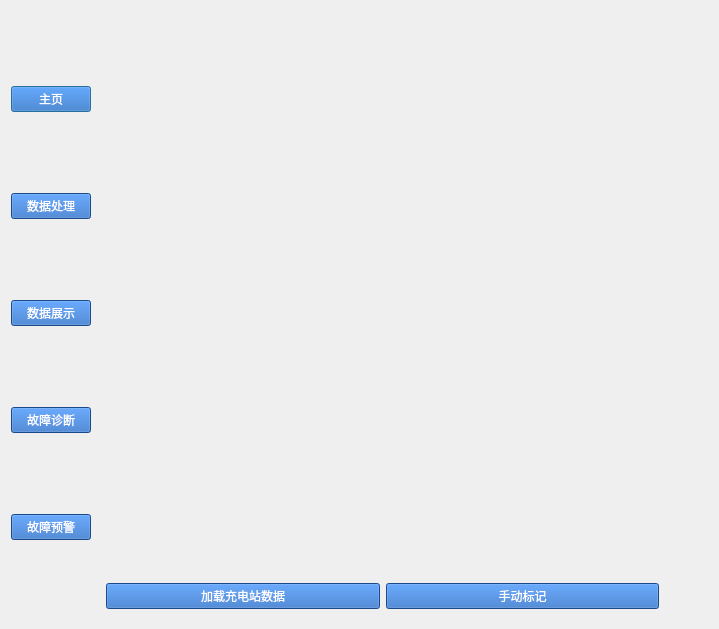
<?xml version="1.0" encoding="UTF-8"?>
<ui version="4.0">
 <class>Dialog</class>
 <widget class="QDialog" name="Dialog">
  <property name="geometry">
   <rect>
    <x>0</x>
    <y>0</y>
    <width>719</width>
    <height>629</height>
   </rect>
  </property>
  <property name="windowTitle">
   <string>Dialog</string>
  </property>
  <layout class="QGridLayout" name="gridLayout_9">
   <item row="0" column="0">
    <layout class="QHBoxLayout" name="horizontalLayout_2" stretch="1,8,0">
     <item>
      <layout class="QVBoxLayout" name="verticalLayout_13">
       <item>
        <widget class="QPushButton" name="pushButton">
         <property name="layoutDirection">
          <enum>Qt::LeftToRight</enum>
         </property>
         <property name="styleSheet">
          <string notr="true">background-color:rgb(38, 104, 191);
color:rgb(255, 255, 255);
font: 14pt &quot;等线&quot;;

</string>
         </property>
         <property name="text">
          <string>主页</string>
         </property>
        </widget>
       </item>
       <item>
        <widget class="QPushButton" name="pushButton_2">
         <property name="layoutDirection">
          <enum>Qt::LeftToRight</enum>
         </property>
         <property name="styleSheet">
          <string notr="true">background-color:rgb(38, 104, 191);
color:rgb(255, 255, 255);
font: 14pt &quot;等线&quot;;

</string>
         </property>
         <property name="text">
          <string>数据处理</string>
         </property>
        </widget>
       </item>
       <item>
        <widget class="QPushButton" name="pushButton_4">
         <property name="layoutDirection">
          <enum>Qt::LeftToRight</enum>
         </property>
         <property name="styleSheet">
          <string notr="true">background-color:rgb(38, 104, 191);
color:rgb(255, 255, 255);
font: 14pt &quot;等线&quot;;

</string>
         </property>
         <property name="text">
          <string>数据展示</string>
         </property>
        </widget>
       </item>
       <item>
        <widget class="QPushButton" name="pushButton_5">
         <property name="layoutDirection">
          <enum>Qt::LeftToRight</enum>
         </property>
         <property name="styleSheet">
          <string notr="true">background-color:rgb(38, 104, 191);
color:rgb(255, 255, 255);
font: 14pt &quot;等线&quot;;

</string>
         </property>
         <property name="text">
          <string>故障诊断</string>
         </property>
        </widget>
       </item>
       <item>
        <widget class="QPushButton" name="pushButton_6">
         <property name="layoutDirection">
          <enum>Qt::LeftToRight</enum>
         </property>
         <property name="styleSheet">
          <string notr="true">background-color:rgb(38, 104, 191);
color:rgb(255, 255, 255);
font: 14pt &quot;等线&quot;;

</string>
         </property>
         <property name="text">
          <string>故障预警</string>
         </property>
        </widget>
       </item>
      </layout>
     </item>
     <item>
      <widget class="QStackedWidget" name="stackedWidget">
       <property name="currentIndex">
        <number>0</number>
       </property>
       <widget class="QWidget" name="page_0">
        <layout class="QGridLayout" name="gridLayout_10">
         <item row="0" column="0">
          <layout class="QGridLayout" name="gridLayout_8" rowstretch="9" columnstretch="0">
           <item row="0" column="0">
            <layout class="QGridLayout" name="gridLayout_7" rowstretch="0,0">
             <item row="1" column="0">
              <widget class="QPushButton" name="pushButton_8">
               <property name="layoutDirection">
                <enum>Qt::LeftToRight</enum>
               </property>
               <property name="styleSheet">
                <string notr="true">background-color:rgb(38, 104, 191);
color:rgb(255, 255, 255);
font: 14pt &quot;等线&quot;;

</string>
               </property>
               <property name="text">
                <string>加载充电站数据</string>
               </property>
              </widget>
             </item>
             <item row="1" column="1">
              <widget class="QPushButton" name="pushButton_9">
               <property name="layoutDirection">
                <enum>Qt::LeftToRight</enum>
               </property>
               <property name="styleSheet">
                <string notr="true">background-color:rgb(38, 104, 191);
color:rgb(255, 255, 255);
font: 14pt &quot;等线&quot;;

</string>
               </property>
               <property name="text">
                <string>手动标记</string>
               </property>
              </widget>
             </item>
             <item row="0" column="0" colspan="2">
              <widget class="QWidget" name="widget" native="true"/>
             </item>
            </layout>
           </item>
          </layout>
         </item>
        </layout>
       </widget>
       <widget class="QWidget" name="page_1">
        <layout class="QGridLayout" name="gridLayout_11">
         <item row="0" column="0">
          <widget class="QPushButton" name="pushButton_3">
           <property name="layoutDirection">
            <enum>Qt::LeftToRight</enum>
           </property>
           <property name="styleSheet">
            <string notr="true">background-color:rgb(38, 104, 191);
color:rgb(255, 255, 255);
font: 14pt &quot;等线&quot;;

</string>
           </property>
           <property name="text">
            <string>点击添加数据并进行处理</string>
           </property>
          </widget>
         </item>
         <item row="1" column="0">
          <widget class="QTableWidget" name="tableWidget"/>
         </item>
        </layout>
       </widget>
       <widget class="QWidget" name="page_2">
        <layout class="QGridLayout" name="gridLayout_13">
         <item row="0" column="0">
          <layout class="QGridLayout" name="gridLayout_12" rowstretch="1,1" columnstretch="1,1,1,1,1">
           <item row="0" column="1">
            <widget class="QWidget" name="widget_2_2" native="true"/>
           </item>
           <item row="0" column="2" colspan="2">
            <widget class="QWidget" name="widget_2_1" native="true"/>
           </item>
           <item row="1" column="0" colspan="3">
            <widget class="QWidget" name="widget_2_3" native="true"/>
           </item>
           <item row="1" column="3" colspan="2">
            <widget class="QWidget" name="widget_2_4" native="true"/>
           </item>
          </layout>
         </item>
        </layout>
       </widget>
       <widget class="QWidget" name="page_3">
        <layout class="QGridLayout" name="gridLayout_14" rowstretch="1,1" columnstretch="1,1">
         <item row="0" column="0">
          <layout class="QGridLayout" name="gridLayout_6">
           <item row="0" column="0">
            <layout class="QVBoxLayout" name="verticalLayout_11">
             <item>
              <widget class="QLabel" name="label_16">
               <property name="text">
                <string>充电站编号</string>
               </property>
              </widget>
             </item>
             <item>
              <widget class="QLabel" name="label_17">
               <property name="text">
                <string>模型选择</string>
               </property>
              </widget>
             </item>
            </layout>
           </item>
           <item row="1" column="1">
            <widget class="QPushButton" name="pushButton_20">
             <property name="layoutDirection">
              <enum>Qt::LeftToRight</enum>
             </property>
             <property name="styleSheet">
              <string notr="true">background-color:rgb(38, 104, 191);
color:rgb(255, 255, 255);
font: 14pt &quot;等线&quot;;

</string>
             </property>
             <property name="text">
              <string>提交</string>
             </property>
            </widget>
           </item>
           <item row="0" column="1">
            <layout class="QVBoxLayout" name="verticalLayout_12">
             <item>
              <widget class="QLineEdit" name="lineEdit_15"/>
             </item>
             <item>
              <widget class="QComboBox" name="comboBox_6">
               <item>
                <property name="text">
                 <string>XGBoost</string>
                </property>
               </item>
               <item>
                <property name="text">
                 <string>RFforest</string>
                </property>
               </item>
              </widget>
             </item>
            </layout>
           </item>
          </layout>
         </item>
         <item row="0" column="1">
          <widget class="QWidget" name="widget_3_3" native="true"/>
         </item>
         <item row="1" column="0">
          <widget class="QWidget" name="widget_3_1" native="true"/>
         </item>
         <item row="1" column="1">
          <widget class="QWidget" name="widget_3_2" native="true"/>
         </item>
        </layout>
       </widget>
       <widget class="QWidget" name="page_4">
        <layout class="QGridLayout" name="gridLayout_15" rowstretch="1,1" columnstretch="1,1">
         <item row="0" column="0">
          <layout class="QGridLayout" name="gridLayout">
           <item row="0" column="0">
            <layout class="QVBoxLayout" name="verticalLayout">
             <item>
              <widget class="QLabel" name="label">
               <property name="text">
                <string>充电站编号</string>
               </property>
              </widget>
             </item>
             <item>
              <widget class="QLabel" name="label_4">
               <property name="text">
                <string>模型选择</string>
               </property>
              </widget>
             </item>
             <item>
              <widget class="QLabel" name="label_5">
               <property name="text">
                <string>预警时间</string>
               </property>
              </widget>
             </item>
            </layout>
           </item>
           <item row="1" column="1">
            <widget class="QPushButton" name="pushButton_11">
             <property name="layoutDirection">
              <enum>Qt::LeftToRight</enum>
             </property>
             <property name="styleSheet">
              <string notr="true">background-color:rgb(38, 104, 191);
color:rgb(255, 255, 255);
font: 14pt &quot;等线&quot;;

</string>
             </property>
             <property name="text">
              <string>提交</string>
             </property>
            </widget>
           </item>
           <item row="0" column="1">
            <layout class="QVBoxLayout" name="verticalLayout_2">
             <item>
              <widget class="QLineEdit" name="lineEdit_5"/>
             </item>
             <item>
              <widget class="QComboBox" name="comboBox">
               <item>
                <property name="text">
                 <string>XGBoost</string>
                </property>
               </item>
               <item>
                <property name="text">
                 <string>RFforest</string>
                </property>
               </item>
              </widget>
             </item>
             <item>
              <widget class="QLineEdit" name="lineEdit_9"/>
             </item>
            </layout>
           </item>
          </layout>
         </item>
         <item row="0" column="1">
          <widget class="QWidget" name="widget_4_2" native="true"/>
         </item>
         <item row="1" column="0">
          <widget class="QWidget" name="widget_4_1" native="true"/>
         </item>
         <item row="1" column="1">
          <widget class="QWidget" name="widget_4_3" native="true"/>
         </item>
        </layout>
       </widget>
      </widget>
     </item>
     <item>
      <spacer name="horizontalSpacer_2">
       <property name="orientation">
        <enum>Qt::Horizontal</enum>
       </property>
       <property name="sizeHint" stdset="0">
        <size>
         <width>40</width>
         <height>20</height>
        </size>
       </property>
      </spacer>
     </item>
    </layout>
   </item>
  </layout>
 </widget>
 <resources/>
 <connections>
  <connection>
   <sender>pushButton_2</sender>
   <signal>clicked()</signal>
   <receiver>Dialog</receiver>
   <slot>click_index_1()</slot>
   <hints>
    <hint type="sourcelabel">
     <x>127</x>
     <y>134</y>
    </hint>
    <hint type="destinationlabel">
     <x>3</x>
     <y>142</y>
    </hint>
   </hints>
  </connection>
  <connection>
   <sender>pushButton_5</sender>
   <signal>clicked()</signal>
   <receiver>Dialog</receiver>
   <slot>click_index_3()</slot>
   <hints>
    <hint type="sourcelabel">
     <x>91</x>
     <y>270</y>
    </hint>
    <hint type="destinationlabel">
     <x>6</x>
     <y>263</y>
    </hint>
   </hints>
  </connection>
  <connection>
   <sender>pushButton_6</sender>
   <signal>clicked()</signal>
   <receiver>Dialog</receiver>
   <slot>click_index_4()</slot>
   <hints>
    <hint type="sourcelabel">
     <x>48</x>
     <y>326</y>
    </hint>
    <hint type="destinationlabel">
     <x>3</x>
     <y>318</y>
    </hint>
   </hints>
  </connection>
  <connection>
   <sender>pushButton</sender>
   <signal>clicked()</signal>
   <receiver>Dialog</receiver>
   <slot>click_index_0()</slot>
   <hints>
    <hint type="sourcelabel">
     <x>85</x>
     <y>78</y>
    </hint>
    <hint type="destinationlabel">
     <x>90</x>
     <y>32</y>
    </hint>
   </hints>
  </connection>
  <connection>
   <sender>pushButton_4</sender>
   <signal>clicked()</signal>
   <receiver>Dialog</receiver>
   <slot>click_index_2()</slot>
   <hints>
    <hint type="sourcelabel">
     <x>74</x>
     <y>210</y>
    </hint>
    <hint type="destinationlabel">
     <x>-1</x>
     <y>207</y>
    </hint>
   </hints>
  </connection>
  <connection>
   <sender>pushButton_3</sender>
   <signal>clicked()</signal>
   <receiver>Dialog</receiver>
   <slot>addcsv()</slot>
   <hints>
    <hint type="sourcelabel">
     <x>461</x>
     <y>36</y>
    </hint>
    <hint type="destinationlabel">
     <x>1019</x>
     <y>45</y>
    </hint>
   </hints>
  </connection>
 </connections>
 <slots>
  <slot>click_index_0()</slot>
  <slot>click_index_1()</slot>
  <slot>click_index_2()</slot>
  <slot>click_index_3()</slot>
  <slot>click_index_4()</slot>
  <slot>addcsv()</slot>
 </slots>
</ui>
